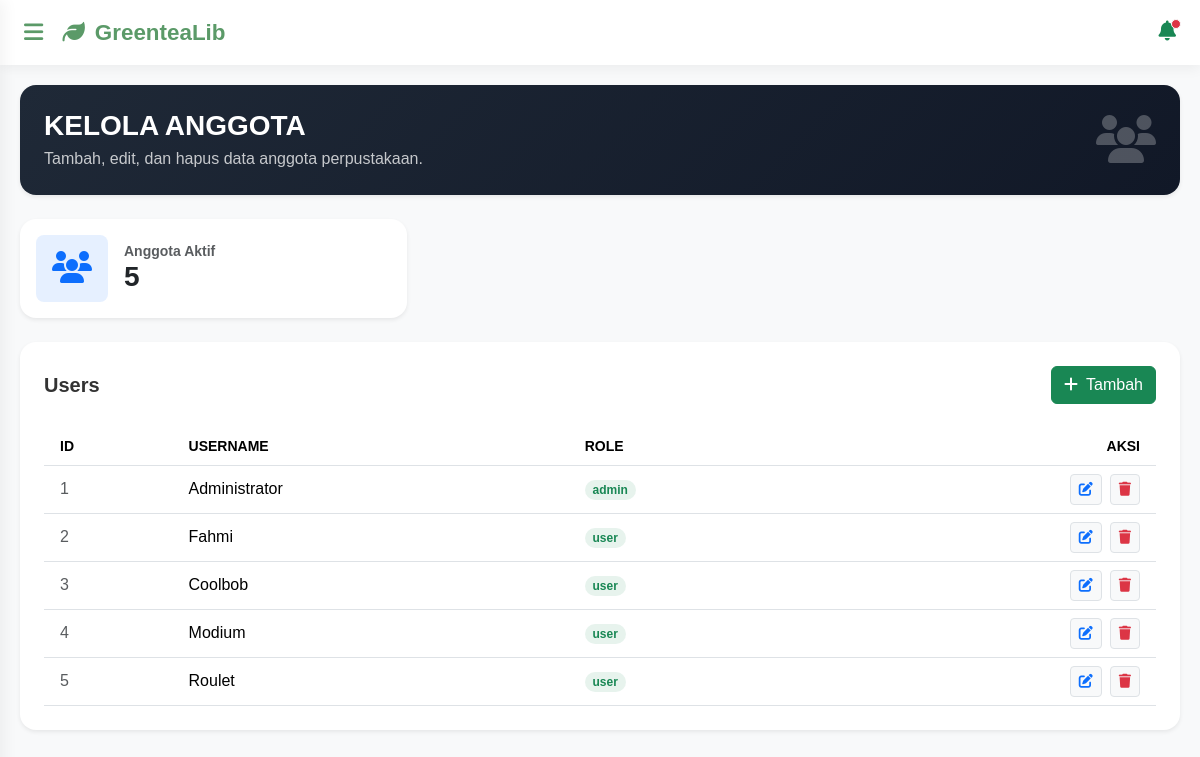
The app's page /Views/V_User.php (signed in), older data.
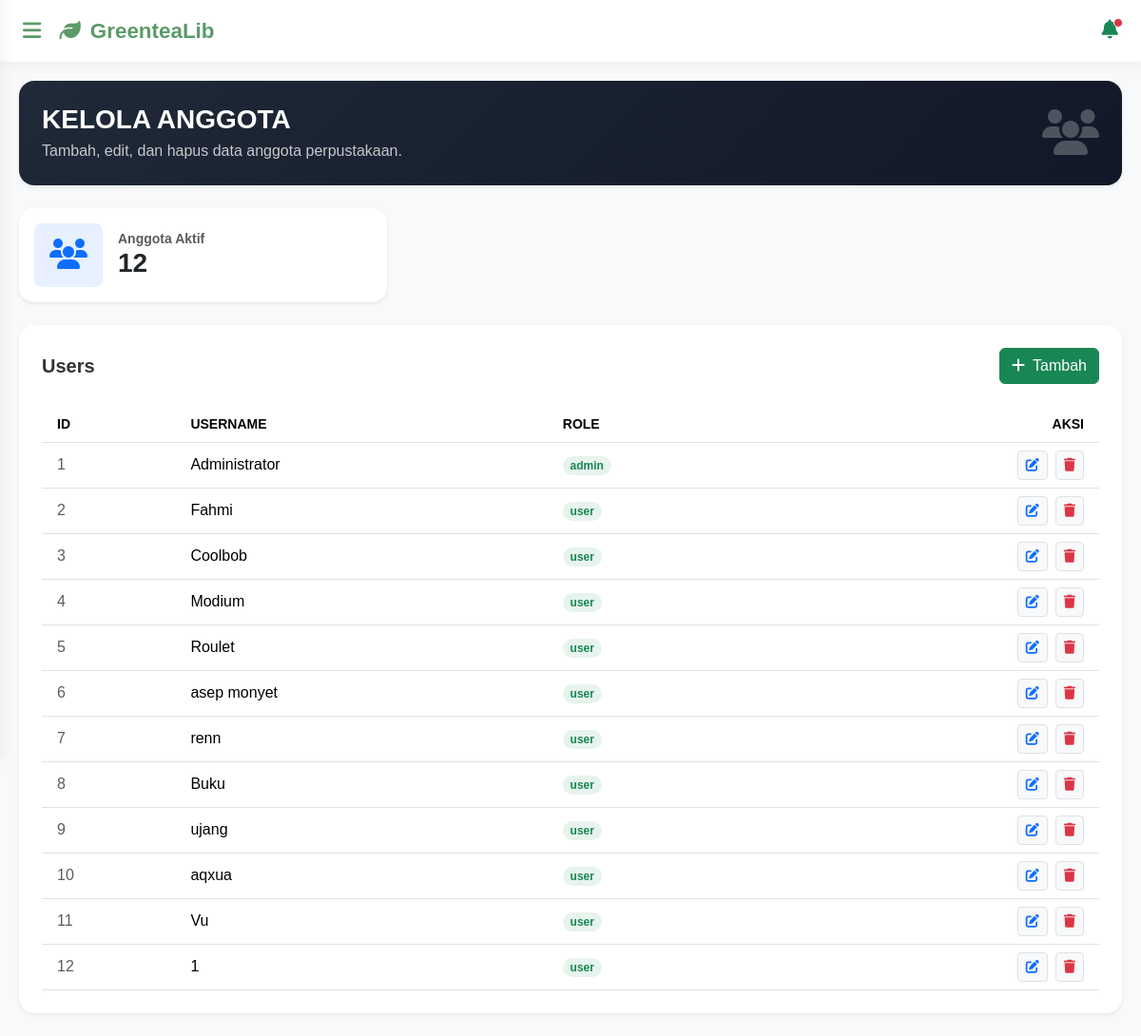
The same page, newer data.
### tables this page shows
CREATE TABLE `users` (
  `id` int(11) NOT NULL,
  `username` varchar(50) NOT NULL,
  `password` varchar(255) NOT NULL,
  `role` enum('admin','user') NOT NULL DEFAULT 'user'
);

### Controllers/C_User.php (called while the page is built)
<?php
include_once '../Models/M_User.php';
$user = new M_User();
try{
    if(!empty($_GET['aksi'])){
        if($_GET['aksi'] == 'register'){
            $username = $_POST['username'];
            $password = $_POST['password'];
            $role = 'user';
            $checkUser = $user->LOGIN_USER($username);
            if($checkUser){
                die("
                    <script>
                        alert('Username sudah terdaftar!');
                        window.location='../Views/V_Regis.php';
                    </script>
                ");
            }else{
                $user->ADD_USERS(null, $username, $password, $role);
                header("Location: ../Views/V_Login.php");
            }
        }
        elseif($_GET['aksi'] == 'login'){
            $username = $_POST['username'];
            $password = $_POST['password'];
            $checkUser2 = $user->LOGIN_USER($username);
            if(!$checkUser2){
                die("
                    <script>
                        alert('Username tidak ditemukan!');
                        window.location='../Views/V_Login.php';
                    </script>
                ");
            }
            if(password_verify($password, $checkUser2->password)){
                session_start();
                $_SESSION['login'] = true;
                $_SESSION['id_user'] = $checkUser2->id;
                $_SESSION['user'] = $checkUser2->username;
                $_SESSION['role'] = $checkUser2->role;
                echo "
                <script>
                    alert('Berhasil login!');
                </script>";
                header("Location: ../Views/index.php");
                exit;
            } else {
                echo "
                <script>
                    alert('Password salah!');
                    window.location='../Views/V_Login.php';
                </script>";
            }
        }
        elseif($_GET['aksi'] == 'logout'){
            session_start();
            session_unset();
            session_destroy();
            header("Location: ../Views/V_Login.php");
            exit;
        }
        if(!($_GET['aksi'] == 'hapus')){
            if ($_GET['aksi'] == 'edit') {
                $id = $_GET['id'];
                session_start();
                if ($_SESSION['role'] !== 'admin' && $_SESSION['id_user'] != $id) {
                    die("<p>Akses Ilegal! Anda hanya boleh mengedit profil sendiri.</p>");
                }
                $users = $user->SHOW_USER_BY_ID($id);
                include_once '../Views/V_UpdateUser.php';
            }else{
                $id = $_POST['id'];
                $username = $_POST['username'];
                $password = $_POST['password'];
                $role = $_POST['role'];
                if($_GET['aksi'] == 'tambah'){
                    $user->ADD_USERS($id, $username, $password, $role);
                }elseif($_GET['aksi'] == 'update'){
                    $user->UPDATE_USERS($id, $username, $password, $role);
                    session_start();
                    if ($_SESSION['id_user'] == $id) {
                        $_SESSION['user'] = $username;
                        $_SESSION['role'] = $role;
                        header("Location: ../Views/profile.php?status=sukses");
                    } else {
                        header("Location: ../Views/V_User.php?status=update_berhasil");
                    }
                    exit;
                }
            }
        }else{
        	$id = $_GET['id'];
        	$user->DELETE_USERS($id);
        }
    }else{
        $totalUser = $user->COUNT_USER();
        $users = $user->SHOW_USERS();
    }
}catch(Exception $e){
    echo $e->getMessage();
}

### Models/M_Connect.php (called while the page is built, shortened)
<?php
class M_Connect
{
	private $host = "localhost",
	$username = "root",
	$pass = "",
	$db = "ukk_4_fahmi";
	function __construct()
	{
		$this->connect = mysqli_connect($this->host, $this->username, $this->pass, $this->db);
		if ($this->connect)
		{
			return $this->connect;
		}else{
			echo mysqli_connect_error();
		}
	}
}

### Models/M_User.php (called while the page is built, shortened)
<?php
include_once 'M_Connect.php';
class M_User{
    public function SHOW_USERS(){
        $conn = new M_Connect();
        $sql = "SELECT * FROM users";
        $post = mysqli_query($conn->connect, $sql);
        if($post->num_rows > 0){
            while ($data = mysqli_fetch_object($post)){
                $result[] = $data;
            }
            return $result;
        }
    }
    public function COUNT_USER()
    {
        $conn = new M_Connect();
        $sql = "SELECT COUNT(*) as total FROM users";
        $post = mysqli_query($conn->connect, $sql);
        $data = mysqli_fetch_object($post);
        return $data;
    }
}

### Views/V_User.php (the view, shortened to what the changed rows need)
<?php
    include_once '../Controllers/C_User.php';
    include_once 'HEADER.php';
?>
    <div class="col-12 col-md-4">
        <div class="card border-0 shadow-sm rounded-4 p-3 card-hover transition-all">
            <div class="d-flex align-items-center gap-3">
                <div>
                    <h6 class="text-muted mb-0 small uppercase fw-bold">Anggota Aktif</h6>
                    <h3 class="fw-bold mb-0"><?= $totalUser->total ?></h3>
                </div>
            </div>
        </div>
    </div> <br>
    <div class="bg-white rounded-4 shadow-sm p-4">
        <div class="table-responsive">
            <table class="table table-hover align-middle mb-0">
                <thead class="text-secondary small text-uppercase">
                    <tr>
                        <th scope="col" class="ps-3">ID</th>
                        <th scope="col">Username</th>
                        <th scope="col">Role</th>
                        <th scope="col" class="text-end pe-3">Aksi</th>
                    </tr>
                </thead>
                <tbody>
                    <?php
                    if(!empty($users)){
                            $no = 1;
                            foreach($users as $data){
                    ?>
                    <tr>
                        <td class="ps-3 text-muted"><?= $no++ ?></td>
                        <td class="fw-medium">
                            <?= $data->username ?>
                        </td>
                        <td>
                            <span class="badge rounded-pill bg-success bg-opacity-10">
                                <span class="text-success"><?= $data->role ?></span>
                            </span>
                        </td>
                        <td class="text-end pe-3">
                            <div class="d-flex justify-content-end gap-2">
                                <a href="../Controllers/C_User.php?aksi=edit&id=<?= $data->id ?>" class="btn btn-sm btn-light border text-primary" title="Update">
                                 	<i class="fas fa-edit"></i>
                                 </a>
                                <a href="../Controllers/C_User.php?aksi=hapus&id=<?= $data->id ?>" class="btn btn-sm btn-light border text-danger" onclick="return confirm('Hapus user <?= $data->username ?>?')" title="Delete">
                                    <i class="fas fa-trash"></i>
                                </a>
                            </div>
                        </td>
                    </tr>
                    <?php }}else{
                        echo '<p class="text-center text-muted">Data tidak tersedia</p>';
                    }
                    ?>
                </tbody>
            </table>
        </div>
    </div>
<?php include_once 'FOOTER.php'; ?>

Row changes from the older to the newer data that the page shows:
added users: username "asep monyet", role "user"
added users: username "renn", role "user"
added users: username "Buku", role "user"
added users: username "ujang", role "user"
added users: username "aqxua", role "user"
added users: username "Vu", role "user"
added users: username "1", role "user"
Text that changed along with them:
$totalUser->total: "5" → "12"
